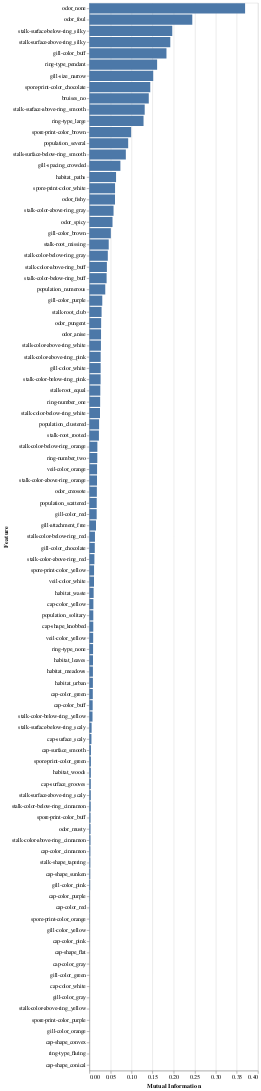

Here is the notebook cell this chart was saved with:
### Code cell
# Converting the feature_importance series to a DataFrame
feature_importance_df = feature_importance.reset_index()
feature_importance_df.columns = ['Feature', 'Mutual Information']

# Sorting the DataFrame based on Mutual Information
feature_importance_df = feature_importance_df.sort_values(by='Mutual Information', ascending=False)

# Plotting the bar chart
chart = alt.Chart(feature_importance_df).mark_bar().encode(
    y=alt.Y('Feature:N', sort='-x', title='Feature'),
    x='Mutual Information:Q'
)

chart

### Figure 1 — Vega specification as saved in the notebook (floating-point values rounded to 4 significant figures)
{"$schema": "https://vega.github.io/schema/vega/v5.json", "data": [{"name": "source_0"}, {"name": "data_0", "values": [{"Feature": "odor_none", "Mutual Information": 0.3695, "Mutual Information_end": 0.3695, "Mutual Information_start": 0.0}, {"Feature": "odor_foul", "Mutual Information": 0.2442, "Mutual Information_end": 0.2442, "Mutual Information_start": 0.0}, {"Feature": "stalk-surface-below-ring_silky", "Mutual Information": 0.1967, "Mutual Information_end": 0.1967, "Mutual Information_start": 0.0}, {"Feature": "stalk-surface-above-ring_silky", "Mutual Information": 0.192, "Mutual Information_end": 0.192, "Mutual Information_start": 0.0}, {"Feature": "gill-color_buff", "Mutual Information": 0.1829, "Mutual Information_end": 0.1829, "Mutual Information_start": 0.0}, {"Feature": "ring-type_pendant", "Mutual Information": 0.1607, "Mutual Information_end": 0.1607, "Mutual Information_start": 0.0}, {"Feature": "gill-size_narrow", "Mutual Information": 0.1515, "Mutual Information_end": 0.1515, "Mutual Information_start": 0.0}, {"Feature": "spore-print-color_chocolate", "Mutual Information": 0.1445, "Mutual Information_end": 0.1445, "Mutual Information_start": 0.0}, {"Feature": "bruises_no", "Mutual Information": 0.141, "Mutual Information_end": 0.141, "Mutual Information_start": 0.0}, {"Feature": "stalk-surface-above-ring_smooth", "Mutual Information": 0.1313, "Mutual Information_end": 0.1313, "Mutual Information_start": 0.0}, {"Feature": "ring-type_large", "Mutual Information": 0.1285, "Mutual Information_end": 0.1285, "Mutual Information_start": 0.0}, {"Feature": "spore-print-color_brown", "Mutual Information": 0.09912, "Mutual Information_end": 0.09912, "Mutual Information_start": 0.0}, {"Feature": "population_several", "Mutual Information": 0.0921, "Mutual Information_end": 0.0921, "Mutual Information_start": 0.0}, {"Feature": "stalk-surface-below-ring_smooth", "Mutual Information": 0.08654, "Mutual Information_end": 0.08654, "Mutual Information_start": 0.0}, {"Feature": "gill-spacing_crowded", "Mutual Information": 0.07364, "Mutual Information_end": 0.07364, "Mutual Information_start": 0.0}, {"Feature": "habitat_paths", "Mutual Information": 0.06334, "Mutual Information_end": 0.06334, "Mutual Information_start": 0.0}, {"Feature": "spore-print-color_white", "Mutual Information": 0.06097, "Mutual Information_end": 0.06097, "Mutual Information_start": 0.0}, {"Feature": "odor_fishy", "Mutual Information": 0.06079, "Mutual Information_end": 0.06079, "Mutual Information_start": 0.0}, {"Feature": "stalk-color-above-ring_gray", "Mutual Information": 0.0574, "Mutual Information_end": 0.0574, "Mutual Information_start": 0.0}, {"Feature": "odor_spicy", "Mutual Information": 0.05492, "Mutual Information_end": 0.05492, "Mutual Information_start": 0.0}, {"Feature": "gill-color_brown", "Mutual Information": 0.05097, "Mutual Information_end": 0.05097, "Mutual Information_start": 0.0}, {"Feature": "stalk-root_missing", "Mutual Information": 0.04595, "Mutual Information_end": 0.04595, "Mutual Information_start": 0.0}, {"Feature": "stalk-color-below-ring_gray", "Mutual Information": 0.04376, "Mutual Information_end": 0.04376, "Mutual Information_start": 0.0}, {"Feature": "stalk-color-above-ring_buff", "Mutual Information": 0.04158, "Mutual Information_end": 0.04158, "Mutual Information_start": 0.0}, {"Feature": "stalk-color-below-ring_buff", "Mutual Information": 0.04093, "Mutual Information_end": 0.04093, "Mutual Information_start": 0.0}, {"Feature": "population_numerous", "Mutual Information": 0.03775, "Mutual Information_end": 0.03775, "Mutual Information_start": 0.0}, {"Feature": "gill-color_purple", "Mutual Information": 0.03066, "Mutual Information_end": 0.03066, "Mutual Information_start": 0.0}, {"Feature": "stalk-root_club", "Mutual Information": 0.02902, "Mutual Information_end": 0.02902, "Mutual Information_start": 0.0}, {"Feature": "odor_pungent", "Mutual Information": 0.02796, "Mutual Information_end": 0.02796, "Mutual Information_start": 0.0}, {"Feature": "odor_anise", "Mutual Information": 0.02772, "Mutual Information_end": 0.02772, "Mutual Information_start": 0.0}, {"Feature": "stalk-color-above-ring_white", "Mutual Information": 0.02746, "Mutual Information_end": 0.02746, "Mutual Information_start": 0.0}, {"Feature": "stalk-color-above-ring_pink", "Mutual Information": 0.02684, "Mutual Information_end": 0.02684, "Mutual Information_start": 0.0}, {"Feature": "gill-color_white", "Mutual Information": 0.0268, "Mutual Information_end": 0.0268, "Mutual Information_start": 0.0}, {"Feature": "stalk-color-below-ring_pink", "Mutual Information": 0.02669, "Mutual Information_end": 0.02669, "Mutual Information_start": 0.0}, {"Feature": "stalk-root_equal", "Mutual Information": 0.02599, "Mutual Information_end": 0.02599, "Mutual Information_start": 0.0}, {"Feature": "ring-number_one", "Mutual Information": 0.0256, "Mutual Information_end": 0.0256, "Mutual Information_start": 0.0}, {"Feature": "stalk-color-below-ring_white", "Mutual Information": 0.02529, "Mutual Information_end": 0.02529, "Mutual Information_start": 0.0}, {"Feature": "population_clustered", "Mutual Information": 0.0231, "Mutual Information_end": 0.0231, "Mutual Information_start": 0.0}, {"Feature": "stalk-root_rooted", "Mutual Information": 0.0227, "Mutual Information_end": 0.0227, "Mutual Information_start": 0.0}, {"Feature": "stalk-color-below-ring_orange", "Mutual Information": 0.019, "Mutual Information_end": 0.019, "Mutual Information_start": 0.0}, {"Feature": "ring-number_two", "Mutual Information": 0.01884, "Mutual Information_end": 0.01884, "Mutual Information_start": 0.0}, {"Feature": "veil-color_orange", "Mutual Information": 0.01829, "Mutual Information_end": 0.01829, "Mutual Information_start": 0.0}, {"Feature": "stalk-color-above-ring_orange", "Mutual Information": 0.01808, "Mutual Information_end": 0.01808, "Mutual Information_start": 0.0}, {"Feature": "odor_creosote", "Mutual Information": 0.01779, "Mutual Information_end": 0.01779, "Mutual Information_start": 0.0}, {"Feature": "population_scattered", "Mutual Information": 0.01748, "Mutual Information_end": 0.01748, "Mutual Information_start": 0.0}, {"Feature": "gill-color_red", "Mutual Information": 0.01736, "Mutual Information_end": 0.01736, "Mutual Information_start": 0.0}, {"Feature": "gill-attachment_free", "Mutual Information": 0.01571, "Mutual Information_end": 0.01571, "Mutual Information_start": 0.0}, {"Feature": "stalk-color-below-ring_red", "Mutual Information": 0.01329, "Mutual Information_end": 0.01329, "Mutual Information_start": 0.0}, {"Feature": "gill-color_chocolate", "Mutual Information": 0.01288, "Mutual Information_end": 0.01288, "Mutual Information_start": 0.0}, {"Feature": "stalk-color-above-ring_red", "Mutual Information": 0.01198, "Mutual Information_end": 0.01198, "Mutual Information_start": 0.0}, {"Feature": "spore-print-color_yellow", "Mutual Information": 0.01115, "Mutual Information_end": 0.01115, "Mutual Information_start": 0.0}, {"Feature": "veil-color_white", "Mutual Information": 0.01107, "Mutual Information_end": 0.01107, "Mutual Information_start": 0.0}, {"Feature": "habitat_waste", "Mutual Information": 0.01015, "Mutual Information_end": 0.01015, "Mutual Information_start": 0.0}, {"Feature": "cap-color_yellow", "Mutual Information": 0.009572, "Mutual Information_end": 0.009572, "Mutual Information_start": 0.0}, {"Feature": "population_solitary", "Mutual Information": 0.00936, "Mutual Information_end": 0.00936, "Mutual Information_start": 0.0}, {"Feature": "cap-shape_knobbed", "Mutual Information": 0.00931, "Mutual Information_end": 0.00931, "Mutual Information_start": 0.0}, {"Feature": "veil-color_yellow", "Mutual Information": 0.009051, "Mutual Information_end": 0.009051, "Mutual Information_start": 0.0}, {"Feature": "ring-type_none", "Mutual Information": 0.008811, "Mutual Information_end": 0.008811, "Mutual Information_start": 0.0}, {"Feature": "habitat_leaves", "Mutual Information": 0.008588, "Mutual Information_end": 0.008588, "Mutual Information_start": 0.0}, {"Feature": "habitat_meadows", "Mutual Information": 0.008459, "Mutual Information_end": 0.008459, "Mutual Information_start": 0.0}, {"Feature": "habitat_urban", "Mutual Information": 0.0084, "Mutual Information_end": 0.0084, "Mutual Information_start": 0.0}, {"Feature": "cap-color_green", "Mutual Information": 0.008183, "Mutual Information_end": 0.008183, "Mutual Information_start": 0.0}, {"Feature": "cap-color_buff", "Mutual Information": 0.007862, "Mutual Information_end": 0.007862, "Mutual Information_start": 0.0}, {"Feature": "stalk-color-below-ring_yellow", "Mutual Information": 0.007511, "Mutual Information_end": 0.007511, "Mutual Information_start": 0.0}, {"Feature": "stalk-surface-below-ring_scaly", "Mutual Information": 0.005354, "Mutual Information_end": 0.005354, "Mutual Information_start": 0.0}, {"Feature": "cap-surface_scaly", "Mutual Information": 0.004955, "Mutual Information_end": 0.004955, "Mutual Information_start": 0.0}, {"Feature": "cap-surface_smooth", "Mutual Information": 0.003823, "Mutual Information_end": 0.003823, "Mutual Information_start": 0.0}, {"Feature": "spore-print-color_green", "Mutual Information": 0.003701, "Mutual Information_end": 0.003701, "Mutual Information_start": 0.0}, {"Feature": "habitat_woods", "Mutual Information": 0.003524, "Mutual Information_end": 0.003524, "Mutual Information_start": 0.0}, {"Feature": "cap-surface_grooves", "Mutual Information": 0.003418, "Mutual Information_end": 0.003418, "Mutual Information_start": 0.0}, {"Feature": "stalk-surface-above-ring_scaly", "Mutual Information": 0.003387, "Mutual Information_end": 0.003387, "Mutual Information_start": 0.0}, {"Feature": "stalk-color-below-ring_cinnamon", "Mutual Information": 0.003233, "Mutual Information_end": 0.003233, "Mutual Information_start": 0.0}, {"Feature": "spore-print-color_buff", "Mutual Information": 0.002817, "Mutual Information_end": 0.002817, "Mutual Information_start": 0.0}, {"Feature": "odor_musty", "Mutual Information": 0.002737, "Mutual Information_end": 0.002737, "Mutual Information_start": 0.0}, {"Feature": "stalk-color-above-ring_cinnamon", "Mutual Information": 0.002703, "Mutual Information_end": 0.002703, "Mutual Information_start": 0.0}, {"Feature": "cap-color_cinnamon", "Mutual Information": 0.002378, "Mutual Information_end": 0.002378, "Mutual Information_start": 0.0}, {"Feature": "stalk-shape_tapering", "Mutual Information": 0.002258, "Mutual Information_end": 0.002258, "Mutual Information_start": 0.0}, {"Feature": "cap-shape_sunken", "Mutual Information": 0.002069, "Mutual Information_end": 0.002069, "Mutual Information_start": 0.0}, {"Feature": "gill-color_pink", "Mutual Information": 0.001871, "Mutual Information_end": 0.001871, "Mutual Information_start": 0.0}, {"Feature": "cap-color_purple", "Mutual Information": 0.0009883, "Mutual Information_end": 0.0009883, "Mutual Information_start": 0.0}, {"Feature": "cap-color_red", "Mutual Information": 0.0008119, "Mutual Information_end": 0.0008119, "Mutual Information_start": 0.0}, {"Feature": "spore-print-color_orange", "Mutual Information": 0.0006088, "Mutual Information_end": 0.0006088, "Mutual Information_start": 0.0}, {"Feature": "gill-color_yellow", "Mutual Information": 0.0003162, "Mutual Information_end": 0.0003162, "Mutual Information_start": 0.0}, {"Feature": "cap-color_pink", "Mutual Information": 0.0003046, "Mutual Information_end": 0.0003046, "Mutual Information_start": 0.0}, {"Feature": "cap-shape_flat", "Mutual Information": 0.0, "Mutual Information_end": 0.0, "Mutual Information_start": 0.0}, {"Feature": "cap-color_gray", "Mutual Information": 0.0, "Mutual Information_end": 0.0, "Mutual Information_start": 0.0}, {"Feature": "gill-color_green", "Mutual Information": 0.0, "Mutual Information_end": 0.0, "Mutual Information_start": 0.0}, {"Feature": "cap-color_white", "Mutual Information": 0.0, "Mutual Information_end": 0.0, "Mutual Information_start": 0.0}, {"Feature": "gill-color_gray", "Mutual Information": 0.0, "Mutual Information_end": 0.0, "Mutual Information_start": 0.0}, {"Feature": "stalk-color-above-ring_yellow", "Mutual Information": 0.0, "Mutual Information_end": 0.0, "Mutual Information_start": 0.0}, {"Feature": "spore-print-color_purple", "Mutual Information": 0.0, "Mutual Information_end": 0.0, "Mutual Information_start": 0.0}, {"Feature": "gill-color_orange", "Mutual Information": 0.0, "Mutual Information_end": 0.0, "Mutual Information_start": 0.0}, {"Feature": "cap-shape_convex", "Mutual Information": 0.0, "Mutual Information_end": 0.0, "Mutual Information_start": 0.0}, {"Feature": "ring-type_flaring", "Mutual Information": 0.0, "Mutual Information_end": 0.0, "Mutual Information_start": 0.0}, {"Feature": "cap-shape_conical", "Mutual Information": 0.0, "Mutual Information_end": 0.0, "Mutual Information_start": 0.0}]}, {"name": "source_0_y_domain_Feature", "values": [{"Feature": "odor_none", "sort_field": 0.3695}, {"Feature": "odor_foul", "sort_field": 0.2442}, {"Feature": "stalk-surface-below-ring_silky", "sort_field": 0.1967}, {"Feature": "stalk-surface-above-ring_silky", "sort_field": 0.192}, {"Feature": "gill-color_buff", "sort_field": 0.1829}, {"Feature": "ring-type_pendant", "sort_field": 0.1607}, {"Feature": "gill-size_narrow", "sort_field": 0.1515}, {"Feature": "spore-print-color_chocolate", "sort_field": 0.1445}, {"Feature": "bruises_no", "sort_field": 0.141}, {"Feature": "stalk-surface-above-ring_smooth", "sort_field": 0.1313}, {"Feature": "ring-type_large", "sort_field": 0.1285}, {"Feature": "spore-print-color_brown", "sort_field": 0.09912}, {"Feature": "population_several", "sort_field": 0.0921}, {"Feature": "stalk-surface-below-ring_smooth", "sort_field": 0.08654}, {"Feature": "gill-spacing_crowded", "sort_field": 0.07364}, {"Feature": "habitat_paths", "sort_field": 0.06334}, {"Feature": "spore-print-color_white", "sort_field": 0.06097}, {"Feature": "odor_fishy", "sort_field": 0.06079}, {"Feature": "stalk-color-above-ring_gray", "sort_field": 0.0574}, {"Feature": "odor_spicy", "sort_field": 0.05492}, {"Feature": "gill-color_brown", "sort_field": 0.05097}, {"Feature": "stalk-root_missing", "sort_field": 0.04595}, {"Feature": "stalk-color-below-ring_gray", "sort_field": 0.04376}, {"Feature": "stalk-color-above-ring_buff", "sort_field": 0.04158}, {"Feature": "stalk-color-below-ring_buff", "sort_field": 0.04093}, {"Feature": "population_numerous", "sort_field": 0.03775}, {"Feature": "gill-color_purple", "sort_field": 0.03066}, {"Feature": "stalk-root_club", "sort_field": 0.02902}, {"Feature": "odor_pungent", "sort_field": 0.02796}, {"Feature": "odor_anise", "sort_field": 0.02772}, {"Feature": "stalk-color-above-ring_white", "sort_field": 0.02746}, {"Feature": "stalk-color-above-ring_pink", "sort_field": 0.02684}, {"Feature": "gill-color_white", "sort_field": 0.0268}, {"Feature": "stalk-color-below-ring_pink", "sort_field": 0.02669}, {"Feature": "stalk-root_equal", "sort_field": 0.02599}, {"Feature": "ring-number_one", "sort_field": 0.0256}, {"Feature": "stalk-color-below-ring_white", "sort_field": 0.02529}, {"Feature": "population_clustered", "sort_field": 0.0231}, {"Feature": "stalk-root_rooted", "sort_field": 0.0227}, {"Feature": "stalk-color-below-ring_orange", "sort_field": 0.019}, {"Feature": "ring-number_two", "sort_field": 0.01884}, {"Feature": "veil-color_orange", "sort_field": 0.01829}, {"Feature": "stalk-color-above-ring_orange", "sort_field": 0.01808}, {"Feature": "odor_creosote", "sort_field": 0.01779}, {"Feature": "population_scattered", "sort_field": 0.01748}, {"Feature": "gill-color_red", "sort_field": 0.01736}, {"Feature": "gill-attachment_free", "sort_field": 0.01571}, {"Feature": "stalk-color-below-ring_red", "sort_field": 0.01329}, {"Feature": "gill-color_chocolate", "sort_field": 0.01288}, {"Feature": "stalk-color-above-ring_red", "sort_field": 0.01198}, {"Feature": "spore-print-color_yellow", "sort_field": 0.01115}, {"Feature": "veil-color_white", "sort_field": 0.01107}, {"Feature": "habitat_waste", "sort_field": 0.01015}, {"Feature": "cap-color_yellow", "sort_field": 0.009572}, {"Feature": "population_solitary", "sort_field": 0.00936}, {"Feature": "cap-shape_knobbed", "sort_field": 0.00931}, {"Feature": "veil-color_yellow", "sort_field": 0.009051}, {"Feature": "ring-type_none", "sort_field": 0.008811}, {"Feature": "habitat_leaves", "sort_field": 0.008588}, {"Feature": "habitat_meadows", "sort_field": 0.008459}, {"Feature": "habitat_urban", "sort_field": 0.0084}, {"Feature": "cap-color_green", "sort_field": 0.008183}, {"Feature": "cap-color_buff", "sort_field": 0.007862}, {"Feature": "stalk-color-below-ring_yellow", "sort_field": 0.007511}, {"Feature": "stalk-surface-below-ring_scaly", "sort_field": 0.005354}, {"Feature": "cap-surface_scaly", "sort_field": 0.004955}, {"Feature": "cap-surface_smooth", "sort_field": 0.003823}, {"Feature": "spore-print-color_green", "sort_field": 0.003701}, {"Feature": "habitat_woods", "sort_field": 0.003524}, {"Feature": "cap-surface_grooves", "sort_field": 0.003418}, {"Feature": "stalk-surface-above-ring_scaly", "sort_field": 0.003387}, {"Feature": "stalk-color-below-ring_cinnamon", "sort_field": 0.003233}, {"Feature": "spore-print-color_buff", "sort_field": 0.002817}, {"Feature": "odor_musty", "sort_field": 0.002737}, {"Feature": "stalk-color-above-ring_cinnamon", "sort_field": 0.002703}, {"Feature": "cap-color_cinnamon", "sort_field": 0.002378}, {"Feature": "stalk-shape_tapering", "sort_field": 0.002258}, {"Feature": "cap-shape_sunken", "sort_field": 0.002069}, {"Feature": "gill-color_pink", "sort_field": 0.001871}, {"Feature": "cap-color_purple", "sort_field": 0.0009883}, {"Feature": "cap-color_red", "sort_field": 0.0008119}, {"Feature": "spore-print-color_orange", "sort_field": 0.0006088}, {"Feature": "gill-color_yellow", "sort_field": 0.0003162}, {"Feature": "cap-color_pink", "sort_field": 0.0003046}, {"Feature": "cap-shape_flat", "sort_field": 0.0}, {"Feature": "cap-color_gray", "sort_field": 0.0}, {"Feature": "gill-color_green", "sort_field": 0.0}, {"Feature": "cap-color_white", "sort_field": 0.0}, {"Feature": "gill-color_gray", "sort_field": 0.0}, {"Feature": "stalk-color-above-ring_yellow", "sort_field": 0.0}, {"Feature": "spore-print-color_purple", "sort_field": 0.0}, {"Feature": "gill-color_orange", "sort_field": 0.0}, {"Feature": "cap-shape_convex", "sort_field": 0.0}, {"Feature": "ring-type_flaring", "sort_field": 0.0}, {"Feature": "cap-shape_conical", "sort_field": 0.0}]}], "signals": [{"name": "y_step", "value": 20}, {"name": "height", "update": "bandspace(domain('y').length, 0.1, 0.05) * y_step"}], "marks": [{"type": "rect", "name": "marks", "from": {"data": "data_0"}, "encode": {"update": {"y": {"field": "Feature", "scale": "y"}, "description": {"signal": "\"Mutual Information: \" + (format(datum[\"Mutual Information\"], \"\")) + \"; Feature: \" + (isValid(datum[\"Feature\"]) ? datum[\"Feature\"] : \"\"+datum[\"Feature\"])"}, "ariaRoleDescription": {"value": "bar"}, "fill": {"value": "#4c78a8"}, "x": {"field": "Mutual Information_end", "scale": "x"}, "x2": {"field": "Mutual Information_start", "scale": "x"}, "height": {"signal": "max(0.25, bandwidth('y'))"}}}, "style": ["bar"]}], "scales": [{"name": "x", "type": "linear", "domain": {"data": "data_0", "fields": ["Mutual Information_start", "Mutual Information_end"]}, "range": [0, {"signal": "width"}], "zero": true, "nice": true}, {"name": "y", "type": "band", "domain": {"data": "source_0_y_domain_Feature", "field": "Feature", "sort": {"op": "max", "field": "sort_field", "order": "descending"}}, "range": {"step": {"signal": "y_step"}}, "paddingOuter": 0.05, "paddingInner": 0.1}], "axes": [{"scale": "x", "ticks": false, "minExtent": 0, "zindex": 0, "orient": "bottom", "aria": false, "grid": true, "tickCount": {"signal": "ceil(width/40)"}, "labels": false, "gridScale": "y", "maxExtent": 0, "domain": false}, {"scale": "x", "labelFlush": true, "tickCount": {"signal": "ceil(width/40)"}, "grid": false, "title": "Mutual Information", "orient": "bottom", "zindex": 0, "labelOverlap": true}, {"scale": "y", "title": "Feature", "zindex": 0, "grid": false, "orient": "left"}], "width": 300, "padding": 5, "style": "cell", "background": "white"}
